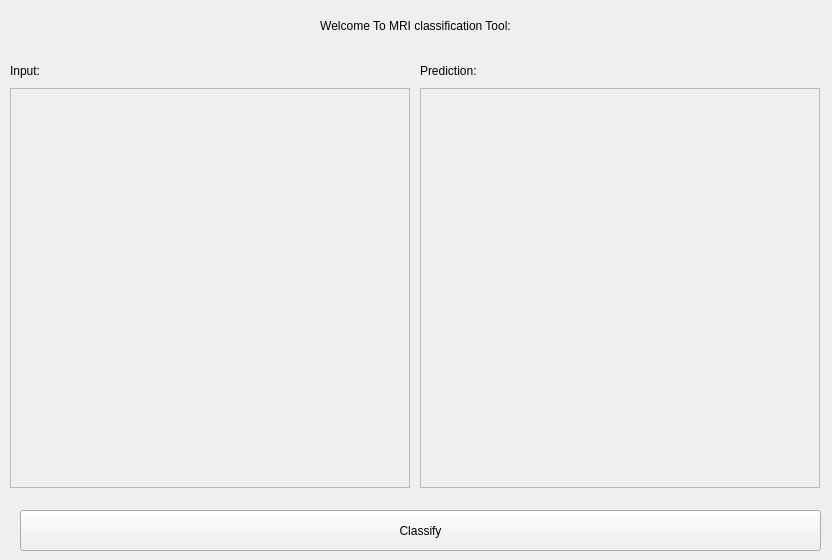
<?xml version="1.0" encoding="UTF-8"?>
<ui version="4.0">
 <class>MainWindow</class>
 <widget class="QMainWindow" name="MainWindow">
  <property name="windowModality">
   <enum>Qt::NonModal</enum>
  </property>
  <property name="geometry">
   <rect>
    <x>0</x>
    <y>0</y>
    <width>832</width>
    <height>560</height>
   </rect>
  </property>
  <property name="sizePolicy">
   <sizepolicy hsizetype="Preferred" vsizetype="Preferred">
    <horstretch>0</horstretch>
    <verstretch>0</verstretch>
   </sizepolicy>
  </property>
  <property name="minimumSize">
   <size>
    <width>832</width>
    <height>560</height>
   </size>
  </property>
  <property name="maximumSize">
   <size>
    <width>832</width>
    <height>560</height>
   </size>
  </property>
  <property name="windowTitle">
   <string>Classification Tool</string>
  </property>
  <widget class="QWidget" name="centralwidget">
   <widget class="QLabel" name="label">
    <property name="geometry">
     <rect>
      <x>10</x>
      <y>10</y>
      <width>811</width>
      <height>31</height>
     </rect>
    </property>
    <property name="text">
     <string>Welcome To MRI classification Tool:</string>
    </property>
    <property name="alignment">
     <set>Qt::AlignCenter</set>
    </property>
   </widget>
   <widget class="QPushButton" name="classify">
    <property name="geometry">
     <rect>
      <x>20</x>
      <y>510</y>
      <width>801</width>
      <height>41</height>
     </rect>
    </property>
    <property name="text">
     <string>Classify</string>
    </property>
    <property name="icon">
     <iconset resource="app_icon.qrc">
      <normaloff>:/icon/icon/classification.png</normaloff>:/icon/icon/classification.png</iconset>
    </property>
    <property name="iconSize">
     <size>
      <width>32</width>
      <height>32</height>
     </size>
    </property>
   </widget>
   <widget class="QWidget" name="layoutWidget">
    <property name="geometry">
     <rect>
      <x>10</x>
      <y>60</y>
      <width>402</width>
      <height>428</height>
     </rect>
    </property>
    <layout class="QVBoxLayout" name="verticalLayout_2">
     <item>
      <widget class="QLabel" name="label_2">
       <property name="text">
        <string>Input:</string>
       </property>
      </widget>
     </item>
     <item>
      <widget class="QFrame" name="img_canves">
       <property name="sizePolicy">
        <sizepolicy hsizetype="Fixed" vsizetype="Fixed">
         <horstretch>0</horstretch>
         <verstretch>0</verstretch>
        </sizepolicy>
       </property>
       <property name="minimumSize">
        <size>
         <width>400</width>
         <height>400</height>
        </size>
       </property>
       <property name="maximumSize">
        <size>
         <width>400</width>
         <height>400</height>
        </size>
       </property>
       <property name="frameShape">
        <enum>QFrame::StyledPanel</enum>
       </property>
       <property name="frameShadow">
        <enum>QFrame::Raised</enum>
       </property>
      </widget>
     </item>
    </layout>
   </widget>
   <widget class="QWidget" name="layoutWidget">
    <property name="geometry">
     <rect>
      <x>420</x>
      <y>60</y>
      <width>402</width>
      <height>428</height>
     </rect>
    </property>
    <layout class="QVBoxLayout" name="verticalLayout">
     <item>
      <widget class="QLabel" name="label_3">
       <property name="text">
        <string>Prediction:</string>
       </property>
      </widget>
     </item>
     <item>
      <widget class="QFrame" name="prob_canves">
       <property name="sizePolicy">
        <sizepolicy hsizetype="Expanding" vsizetype="Expanding">
         <horstretch>0</horstretch>
         <verstretch>0</verstretch>
        </sizepolicy>
       </property>
       <property name="minimumSize">
        <size>
         <width>400</width>
         <height>400</height>
        </size>
       </property>
       <property name="maximumSize">
        <size>
         <width>400</width>
         <height>400</height>
        </size>
       </property>
       <property name="frameShape">
        <enum>QFrame::StyledPanel</enum>
       </property>
       <property name="frameShadow">
        <enum>QFrame::Raised</enum>
       </property>
      </widget>
     </item>
    </layout>
   </widget>
  </widget>
  <action name="actionAdd_File">
   <property name="icon">
    <iconset resource="app_icon.qrc">
     <normaloff>:/icon/icon/folder.png</normaloff>:/icon/icon/folder.png</iconset>
   </property>
   <property name="text">
    <string>Add File</string>
   </property>
   <property name="toolTip">
    <string>Add file</string>
   </property>
  </action>
  <action name="actionImage_Preprocessing">
   <property name="icon">
    <iconset resource="app_icon.qrc">
     <normaloff>:/icon/icon/processing.png</normaloff>:/icon/icon/processing.png</iconset>
   </property>
   <property name="text">
    <string>Image Preprocessing</string>
   </property>
   <property name="toolTip">
    <string>Image Preprocessing</string>
   </property>
  </action>
  <action name="actionClassification">
   <property name="icon">
    <iconset resource="app_icon.qrc">
     <normaloff>:/icon/icon/classification.png</normaloff>:/icon/icon/classification.png</iconset>
   </property>
   <property name="text">
    <string>Classification</string>
   </property>
   <property name="toolTip">
    <string>Classification</string>
   </property>
  </action>
 </widget>
 <resources>
  <include location="app_icon.qrc"/>
 </resources>
 <connections/>
</ui>
